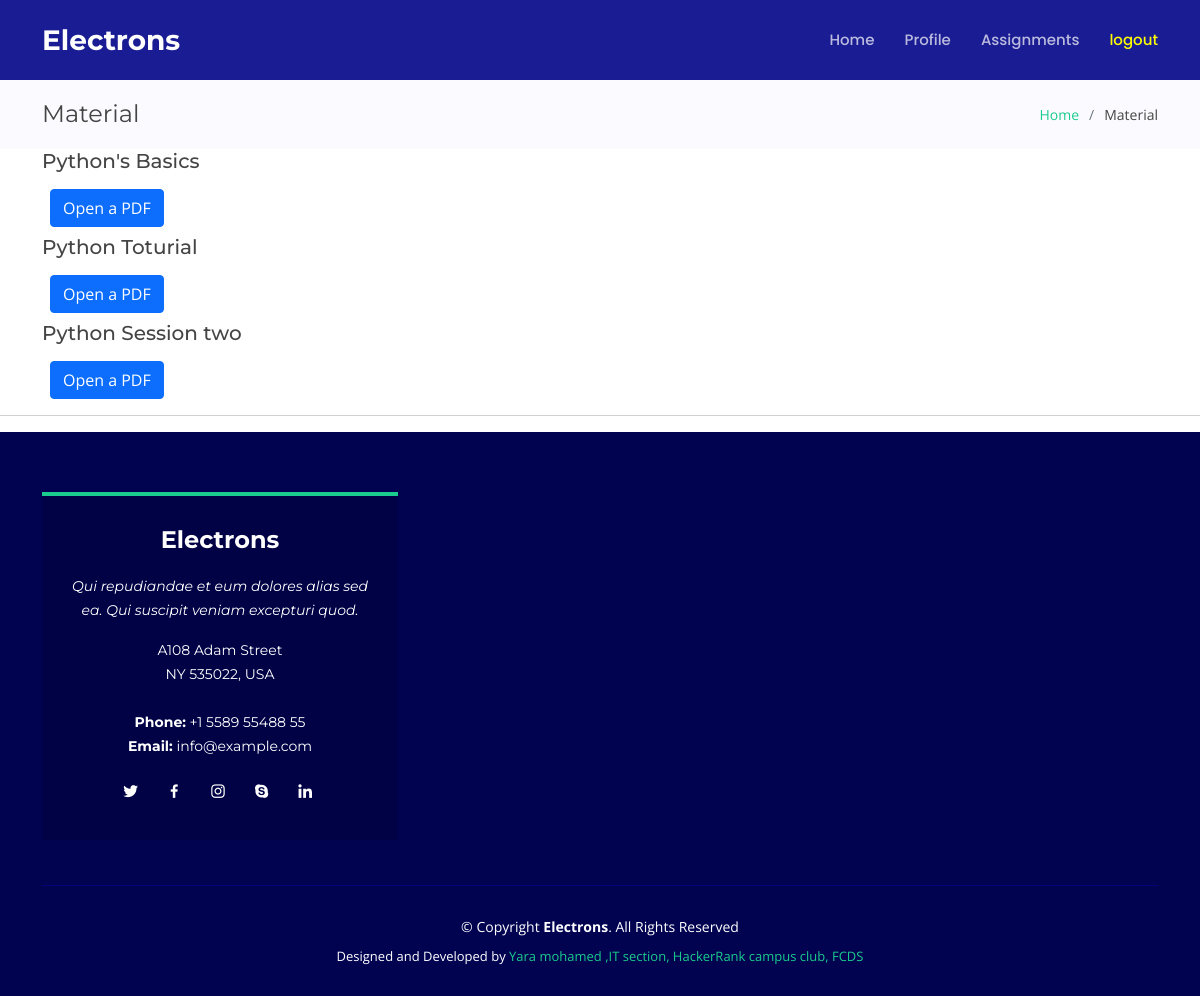
Page /material on the committed database.
### core/models.py (models this page shows)
class Uploads(models.Model):
    video = EmbedVideoField()
    pdf = models.FileField(upload_to='pdf')
    session_title= models.CharField(max_length=50)

### core/views.py (the view)
# urls.py: path('material',views.material_stu , name ='material'),
def material_stu(request):
    obj = Uploads.objects.all()
    context ={
        'obj':obj
    }
    return render(request ,'core/uploads.html' ,context)

### core/templates/core/uploads.html (shortened to what this page needs)
{% load embed_video_tags %}
<!DOCTYPE html>
<html lang="en">
<head>
    {% load static %}
    <link href={% static 'assets/vendor/aos/aos.css' %} rel="stylesheet">
    <link href={% static 'assets/vendor/bootstrap/css/bootstrap.min.css' %} rel="stylesheet">
    <link href={% static 'assets/vendor/bootstrap-icons/bootstrap-icons.css' %} rel="stylesheet">
    <link href={% static 'assets/vendor/boxicons/css/boxicons.min.css' %} rel="stylesheet">
    <link href={% static 'assets/vendor/glightbox/css/glightbox.min.css' %} rel="stylesheet">
    <link href={% static 'assets/vendor/remixicon/remixicon.css' %} rel="stylesheet">
    <link href={% static 'assets/vendor/swiper/swiper-bundle.min.css' %} rel="stylesheet">
    <link href={% static 'assets/css/style.css' %} rel="stylesheet">
</head>
<body>
    <header id="header" class="fixed-top d-flex align-items-center ">
        <div class="container d-flex align-items-center justify-content-between">
            <div class="logo">
                <h1><a href="index.html"><span>Electrons</span></a></h1>
            </div>
            <nav id="navbar" class="navbar">
                <ul>
                    <li><a class="nav-link scrollto " href={% url 'index' %}>Home</a></li>
                    <li><a class="nav-link scrollto " href={% url 'profile' %}>Profile</a></li>
                    <li><a class="nav-link scrollto " href={% url 'assignment' %}>Assignments</a></li>
                    <li><a class="nav-link scrollto" href={% url 'logout' %} style="color: yellow;">logout</a></li>
                </ul>
            </nav>
        </div>
    </header>
    <main id="main">
        <section class="breadcrumbs">
            <div class="container">
                <div class="d-flex justify-content-between align-items-center">
                    <h2>Material</h2>
                    <ol>
                        <li><a href={% url 'index' %}>Home</a></li>
                        <li>Material </li>
                    </ol>
                </div>
            </div>
        </section>
    </main>
    <div class="container">
        {% for obj in obj %}
        <div class="row">
            <div class="d-flex justify-content-between align-items-center">
                <h5>{{ obj.session_title }}</h5>
            </div>
        </div>
        <button class="btn btn-primary d-md-block m-lg-2"><a href={{obj.pdf.url}} style="color: #ffff;">Open a PDF</a></button>
        {% endfor %}
    </div>
    <hr/>
    <footer id="footer">
        <div class="footer-top">
            <div class="container">
                <div class="row">
                    <div class="col-lg-4 col-md-6">
                        <div class="footer-info">
                            <h3>Electrons</h3>
                            <p class="pb-3"><em>Qui repudiandae et eum dolores alias sed ea. Qui suscipit veniam excepturi quod.</em></p>
                            <p>
                                A108 Adam Street <br> NY 535022, USA<br><br>
                                <strong>Phone:</strong> +1 5589 55488 55<br>
                                <strong>Email:</strong> info@example.com<br>
                            </p>
                            <div class="social-links mt-3">
                                <a href="#" class="twitter"><i class="bx bxl-twitter"></i></a>
                                <a href="#" class="facebook"><i class="bx bxl-facebook"></i></a>
                                <a href="#" class="instagram"><i class="bx bxl-instagram"></i></a>
                                <a href="#" class="google-plus"><i class="bx bxl-skype"></i></a>
                                <a href="#" class="linkedin"><i class="bx bxl-linkedin"></i></a>
                            </div>
                        </div>
                    </div>
                </div>
            </div>
        </div>
        <div class="container">
            <div class="copyright">
                &copy; Copyright <strong><span>Electrons</span></strong>. All Rights Reserved
            </div>
            <div class="credits">
                Designed and Developed by <a href="#">Yara mohamed ,IT section, HackerRank campus club, FCDS</a>
            </div>
        </div>
    </footer>
</body>
</html>

### core/static/assets/css/style.css (style rules this page uses)
body { font-family: "Open Sans", sans-serif; color: #444444; }
a { color: #1acc8d; text-decoration: none; }
h1, h2, h3, h4, h5, h6 { font-family: "Montserrat", sans-serif; }
#header { height: 80px; transition: all 0.5s; z-index: 997; transition: all 0.5s; background: rgba(1, 4, 136, 0.9); }
#header .logo h1 { font-size: 28px; margin: 0; padding: 0; line-height: 1; font-weight: 700; }
#header .logo h1 a, #header .logo h1 a:hover { color: #fff; text-decoration: none; }
.navbar { padding: 0; }
.navbar ul { margin: 0; padding: 0; display: flex; list-style: none; align-items: center; }
.navbar li { position: relative; }
.navbar a, .navbar a:focus { display: flex; align-items: center; justify-content: space-between; padding: 10px 0 10px 30px; font-size: 15px; font-weight: 500; font-family: "Poppins", sans-serif; color: rgba(255, 255, 255, 0.7); white-space: nowrap; transition: 0.3s; }
.navbar > ul > li > a:before { content: ""; position: absolute; width: 0; height: 2px; bottom: 3px; left: 30px; background-color: #1acc8d; visibility: hidden; width: 0px; transition: all 0.3s ease-in-out 0s; }
section { padding: 60px 0; overflow: hidden; }
.breadcrumbs { padding: 20px 0; background-color: #fafaff; min-height: 40px; margin-top: 80px; }
.breadcrumbs h2 { font-size: 24px; font-weight: 400; margin: 0; }
.breadcrumbs ol { display: flex; flex-wrap: wrap; list-style: none; padding: 0; margin: 0; font-size: 14px; }
.breadcrumbs ol li + li { padding-left: 10px; }
.breadcrumbs ol li + li::before { display: inline-block; padding-right: 10px; color: #6c757d; content: "/"; }
#footer { background: #010351; padding: 0 0 30px 0; color: #fff; font-size: 14px; }
#footer .footer-top { padding: 60px 0 30px 0; }
#footer .footer-top .footer-info { margin-bottom: 15px; background: #010246; color: #fff; border-top: 4px solid #1acc8d; text-align: center; padding: 30px 20px; }
#footer .footer-top .footer-info h3 { font-size: 24px; margin: 0 0 20px 0; padding: 2px 0 2px 0; line-height: 1; font-weight: 700; }
#footer .footer-top .footer-info p { font-size: 14px; line-height: 24px; margin-bottom: 0; font-family: "Montserrat", sans-serif; }
#footer .footer-top .social-links a { font-size: 18px; display: inline-block; color: #fff; line-height: 1; padding: 8px 0; margin-right: 4px; border-radius: 50%; text-align: center; width: 36px; height: 36px; transition: 0.3s; }
#footer .copyright { border-top: 1px solid #010479; text-align: center; padding-top: 30px; }
#footer .credits { padding-top: 10px; text-align: center; font-size: 13px; color: #fff; }

### rows in the picture
Uploads: session_title "Python's Basics"
Uploads: session_title "Python Toturial"
Uploads: session_title "Python Session two"
